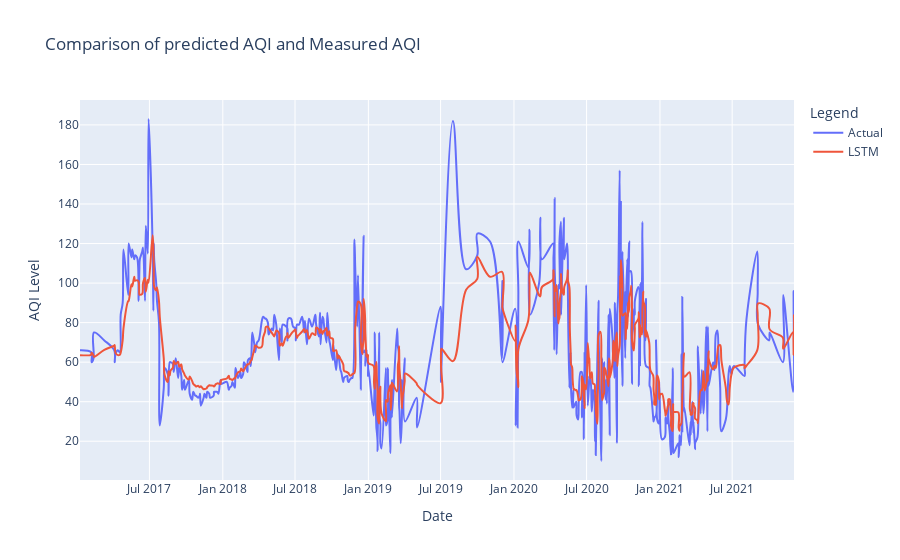

Here is the notebook cell this chart was saved with:
### Code cell
fig = go.Figure()
fig.update_layout(
    title="Comparison of predicted AQI and Measured AQI",
    xaxis_title="Date",
    yaxis_title="AQI Level",
    legend_title="Legend",
)

fig.add_trace(go.Scatter(x=series_results.index, y=testY1.flatten(), name="Actual", line_shape='spline'))
fig.add_trace(go.Scatter(x=series_results.index, y=testPredict.flatten()  , name="LSTM", line_shape='spline'))
fig.show()

### Figure 1 — Plotly figure (JSON) as saved in the notebook; plotly's stock layout.template omitted (floating-point values rounded to 4 significant figures; data arrays with more than 128 entries replaced by an {"elided": "..."} marker saying what was removed)
{"data": [{"line": {"shape": "spline"}, "name": "Actual", "type": "scatter", "x": {"elided": "450 str values"}, "y": {"elided": "450 float values"}}, {"line": {"shape": "spline"}, "name": "LSTM", "type": "scatter", "x": {"elided": "450 str values"}, "y": {"elided": "450 float values"}}], "layout": {"legend": {"title": {"text": "Legend"}}, "title": {"text": "Comparison of predicted AQI and Measured AQI"}, "xaxis": {"title": {"text": "Date"}}, "yaxis": {"title": {"text": "AQI Level"}}}}
